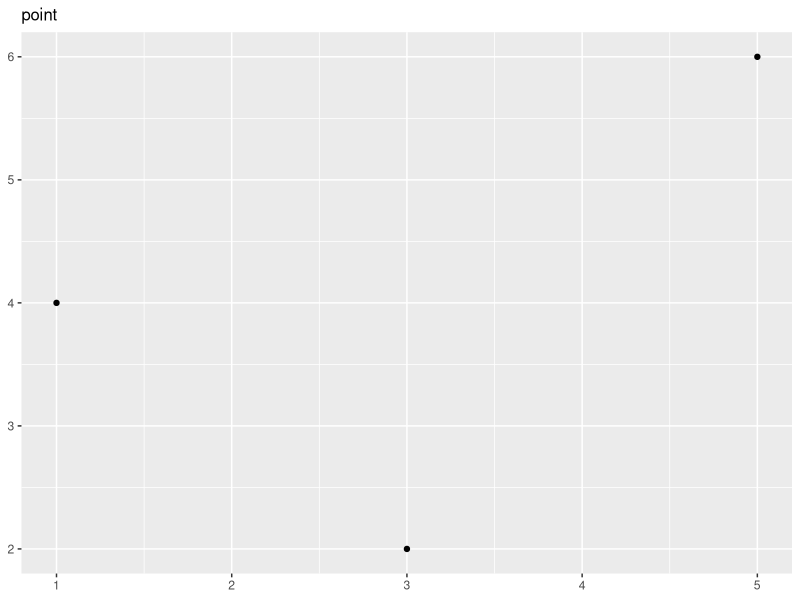
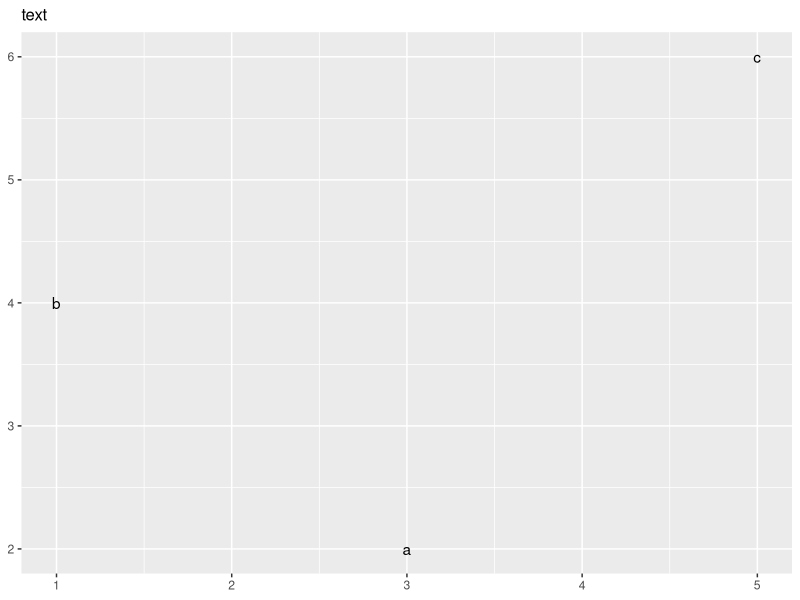
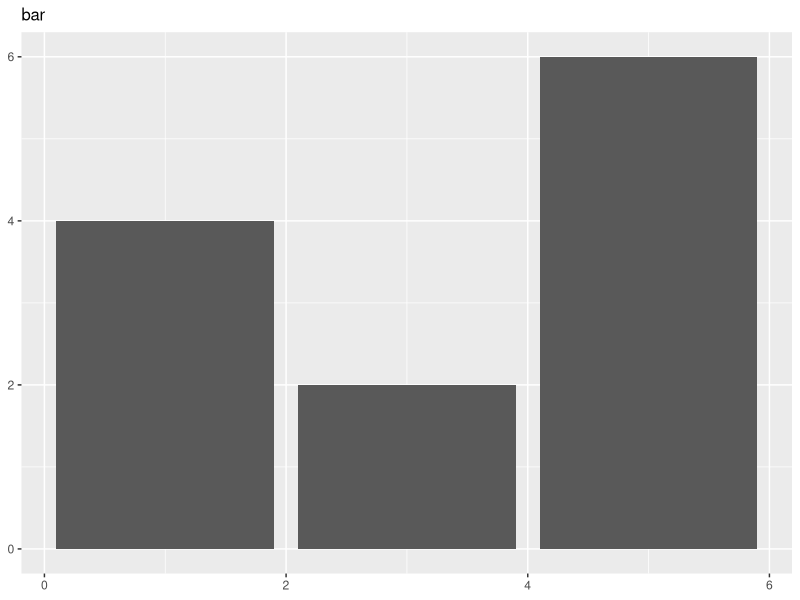
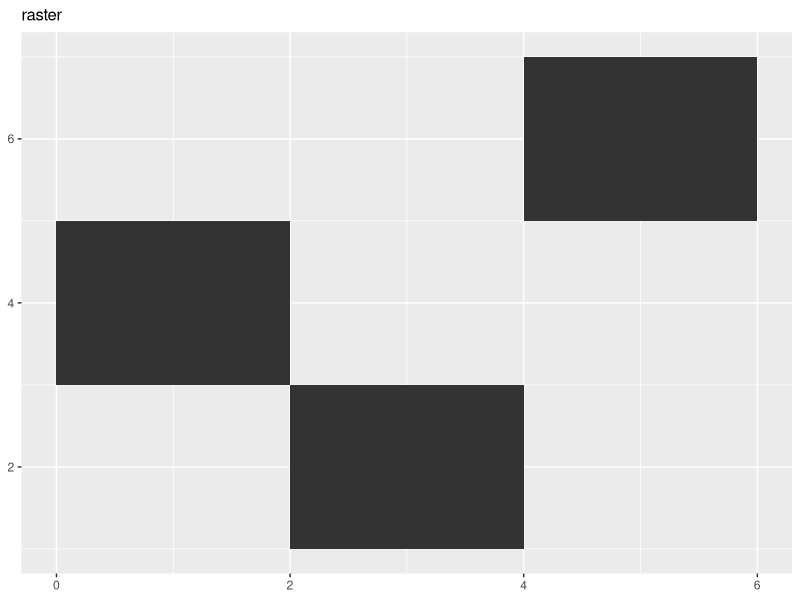
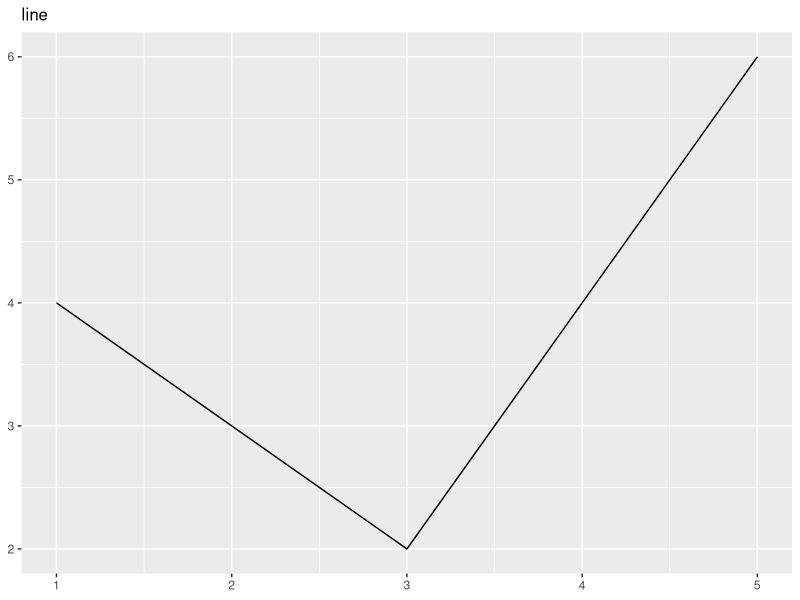
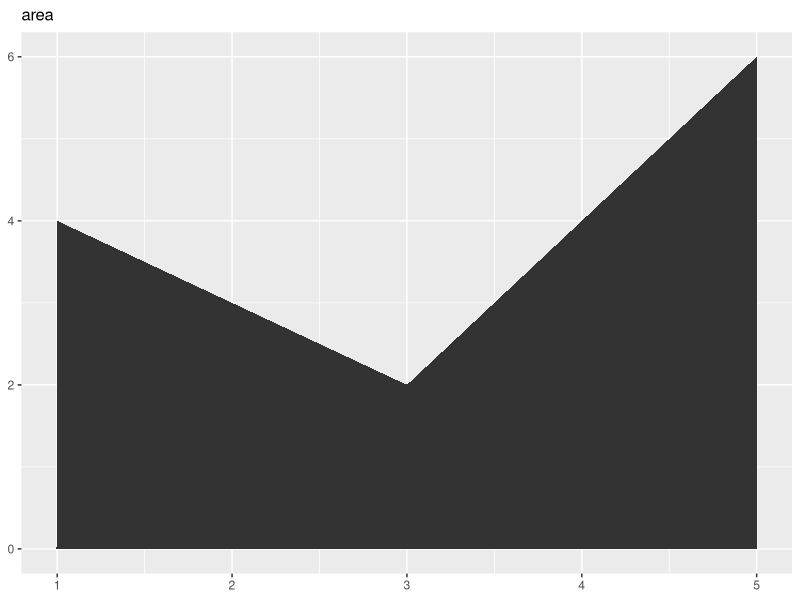
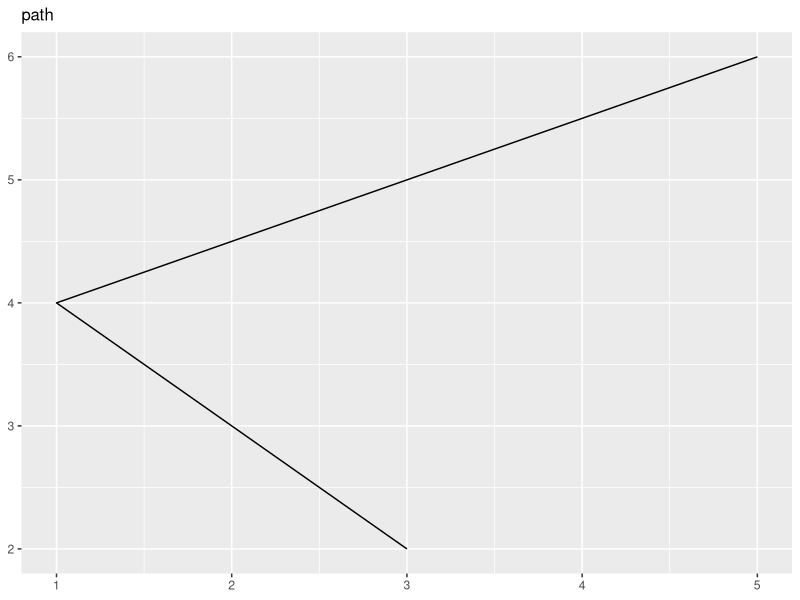
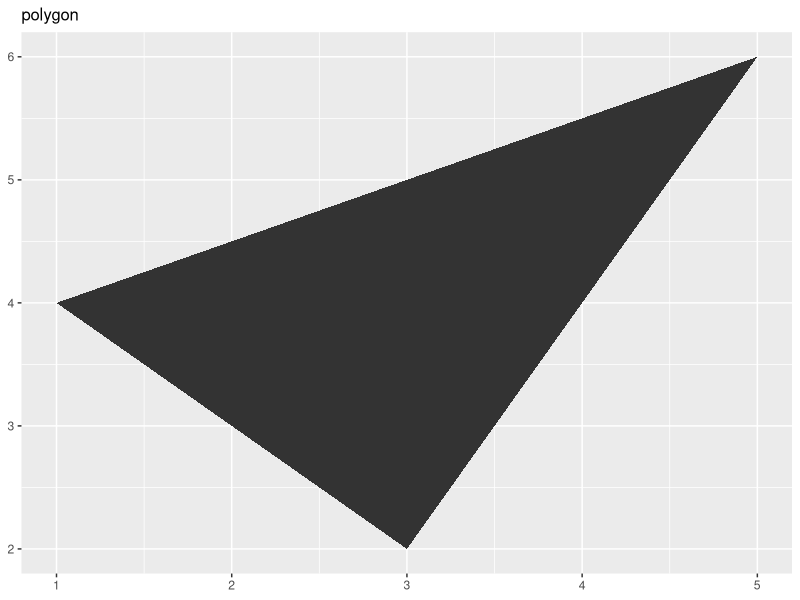

These figures' R source, in order:
## ggplot book, chapter 3

library(ggplot2)

# Purpose of the layers:
# 1. Display the data
# 2. Display statistical summary of data
# 3. Add additional metadata

# 3.2 Basic plot types 
# Examples
df <- data.frame(x=c(3,1,5), y=c(2,4,6), label=c("a","b","c"))
p <- ggplot(df, aes(x,y, label=label)) +
   labs(x=NULL, y=NULL) +
  theme(plot.title = element_text(size=12))
p + geom_point() + ggtitle("point") # Ex 3.1.1
p + geom_text() + ggtitle("text")
p + geom_bar(stat="identity") + ggtitle("bar") # Ex 3.1.4
p + geom_tile() + ggtitle("raster")
p + geom_line() + ggtitle("line") # Ex 3.1.2
p + geom_area() + ggtitle("area")
p + geom_path() + ggtitle("path")
p + geom_polygon() + ggtitle("polygon")

# 3.1.3 = geom_histogram
# 3.1.5 = geom_bar with the polar attribute

# Ex 3.2
# Polygon fills in the last side of the path and then 
# the space inbetween, path is a directed line around 
# the edge
# path and line are different because path is directed
# in the order data appears

# Ex 3.3
# smooth = line
# boxplot = point?
# violin = point?

# 3.3 - LABELS

# Font
df <- data.frame(x=1, y=3:1, family=c("sans","serif","mono"))
ggplot(df, aes(x,y)) +
  geom_text(aes(label=family, family=family))

# Face
df <- data.frame(x=1, y=3:1, face=c("plain","bold","italic"))
ggplot(df, aes(x,y)) +
  geom_text(aes(label=face, fontface=face))

# Position
df <- data.frame(x=c(1,1,2,2,1.5),y=c(1,2,1,2,1.5), text=c("bottom-left","bottom-right","top-left","top-right","center"))
# centered on the point
ggplot(df, aes(x,y)) + geom_text(aes(label=text))
# directed toward center of plot
ggplot(df, aes(x,y)) + geom_text(aes(label=text), vjust="inward", hjust="inward")

# size (in mm) and angle (in degrees) too

# label existing points
df <-data.frame(trt=c("a","b","C"), resp=c(1.2,3.4,2.5))
ggplot(df, aes(resp, trt)) +
  geom_point() + 
  geom_text(aes(label=paste0("(",resp,")")), nudge_y=-0.25) + xlim(1,3.6)

# What to do with overlapping points
ggplot(mpg, aes(displ, hwy)) +
  geom_text(aes(label=model)) +
  xlim(1,8)
ggplot(mpg, aes(displ, hwy)) +
  geom_text(aes(label=model), check_overlap = TRUE) +
  xlim(1,8)

# another type of label with a background
label <- data.frame(waiting=c(55,80), eruptions=c(2,4.3), label=c("peak one", "peak two"))
ggplot(faithfuld, aes(waiting, eruptions)) +
  geom_tile(aes(fill=density)) +
  geom_label(data=label, aes(label=label))